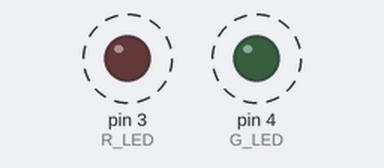
A sketch run on a simulated Arduino Uno, built with avr-gcc and run on an emulated ATmega328P. Shown: output pins drawn as LEDs (lit = HIGH). Dashed ring = blinking.

Above: at 0.2 s.
Timing chart, 0 to 4.6 s (numbered marks = the images above):
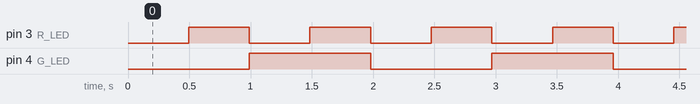

Measured:
- by itself, pin 3 (R_LED): alternates HIGH for 0.50 s and LOW for 0.50 s
- by itself, pin 4 (G_LED): alternates HIGH for 0.99 s and LOW for 0.99 s
- by itself, everything shown: repeats every 2.0 s, in 4 steps

The sketch:

lab16-experiment1.ino
```cpp
#include <Arduino_FreeRTOS.h>
#define R_LED 3
#define G_LED 4
void setup() {
  xTaskCreate(Display_R_LED, "Red LED Task", 128, NULL, 1, NULL);
  xTaskCreate(Display_G_LED, "Green LED Task", 128, NULL, 1, NULL);
  vTaskStartScheduler();
}
void Display_R_LED(void *pvParameters)
{
  pinMode(R_LED, OUTPUT);
  while (1)
  {
    vTaskDelay(pdMS_TO_TICKS(500)); //หน่วงเวลา 500 mS
    digitalWrite(R_LED, digitalRead(R_LED) ^ 1);
  }
}
void Display_G_LED(void *pvParameters)
{
  pinMode(G_LED, OUTPUT);
  while (1)
  {
    vTaskDelay(pdMS_TO_TICKS(1000)); //หน่วงเวลา 1000 mS
    digitalWrite(G_LED, digitalRead(G_LED) ^ 1);
  }
}
void loop()
{
}
```
